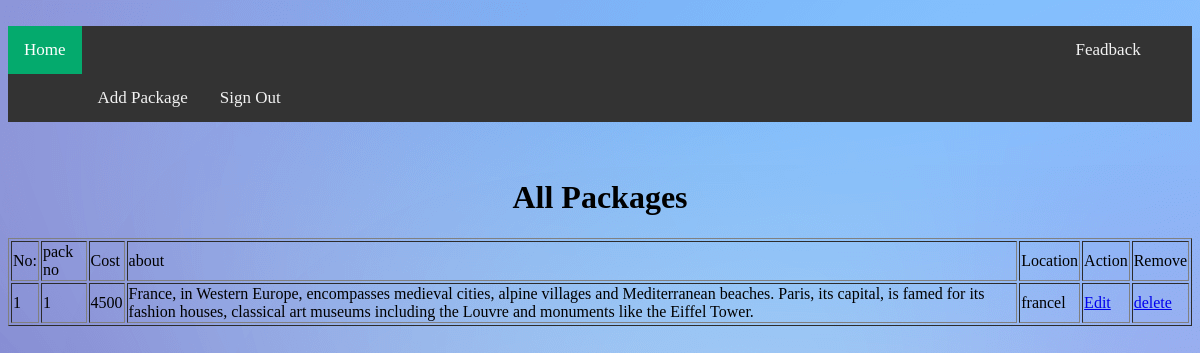
The app's page /home2.php, older data.
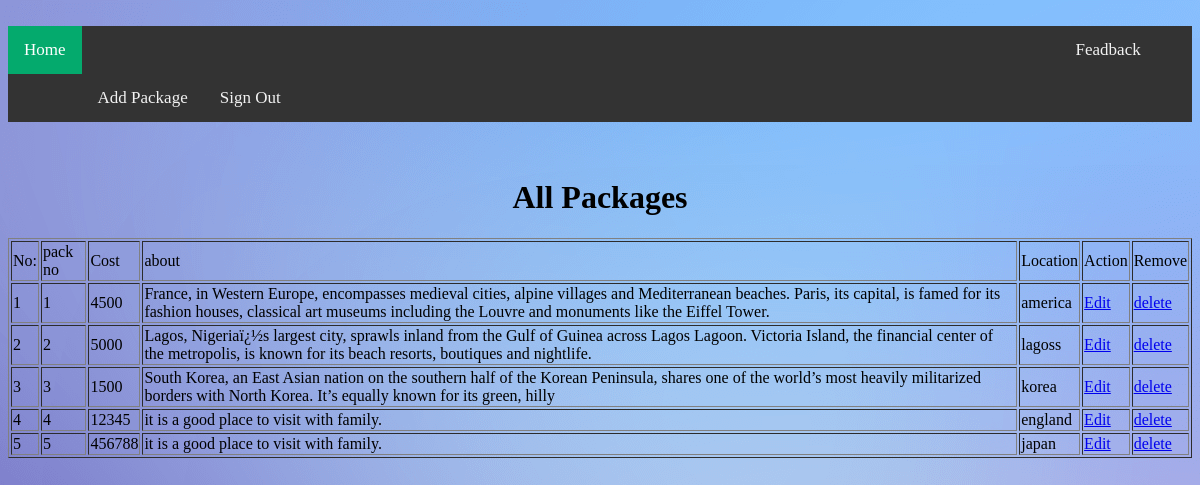
The same page, newer data.
### tables this page shows
CREATE TABLE IF NOT EXISTS `packages` (
  `pack_no` int(43) NOT NULL AUTO_INCREMENT,
  `cost` int(12) NOT NULL,
  `about` text NOT NULL,
  `location` text NOT NULL,
  PRIMARY KEY (`pack_no`)
);

### home2.php (the view, shortened to what this page needs)
<!DOCTYPE html>
<html lang="en">
<head>
</head>
<body background="02.png"><br>
<div class="topnav">
  <a class="active" href="#home">Home</a>
  <div class="topnav">
  <a href="getfed.php">Feadback</a>
  <a href="package.php">Add Package</a>
  <a href="index.php">Sign Out</a>
  </div>
</div><br><br><center>
<?php
include './dbcheck.inc.php';
$co=1;
echo"<table border='solid white' ><caption><h1>All Packages</h1></caption><tr><td>No:</td><td>pack no</td><td>Cost</td><td>about</td><td>Location</td><td>Action</td><td>Remove</td></tr>";
$sql = "SELECT * FROM `packages` ";
$lo=mysqli_query($conn,$sql);while($row=mysqli_fetch_assoc($lo)){
	echo"<tr><td>$co</td><td>$row[pack_no]</td><td>$row[cost]</td><td>$row[about]</td><td>$row[location]</td> <td><a href='editpackage.php?id=$row[pack_no]'>Edit</a></td><td><a href='remove.php?id=$row[pack_no]'>delete</a></td></tr>";
$co++;
}
echo"</table>";
?>
</center>
</body>
</html>

Row changes from the older to the newer data that the page shows:
changed packages id 1: location "francel" → "america"
added packages: pack_no "2", cost "5000", about "Lagos, Nigeriaï¿½s largest city, sprawls inland from the Gulf of Guinea across Lagos Lagoon. Victoria Island, the financial center of the metropolis, is known for its beach resorts, boutiques and nightlife.", location "lagoss"
added packages: pack_no "3", cost "1500", about "South Korea, an East Asian nation on the southern half of the Korean Peninsula, shares one of the world’s most heavily militarized borders with North Korea. It’s equally known for its green, hilly", location "korea"
added packages: pack_no "4", cost "12345", about "it is a good place to visit with family.", location "england"
added packages: pack_no "5", cost "456788", about "it is a good place to visit with family.", location "japan"
